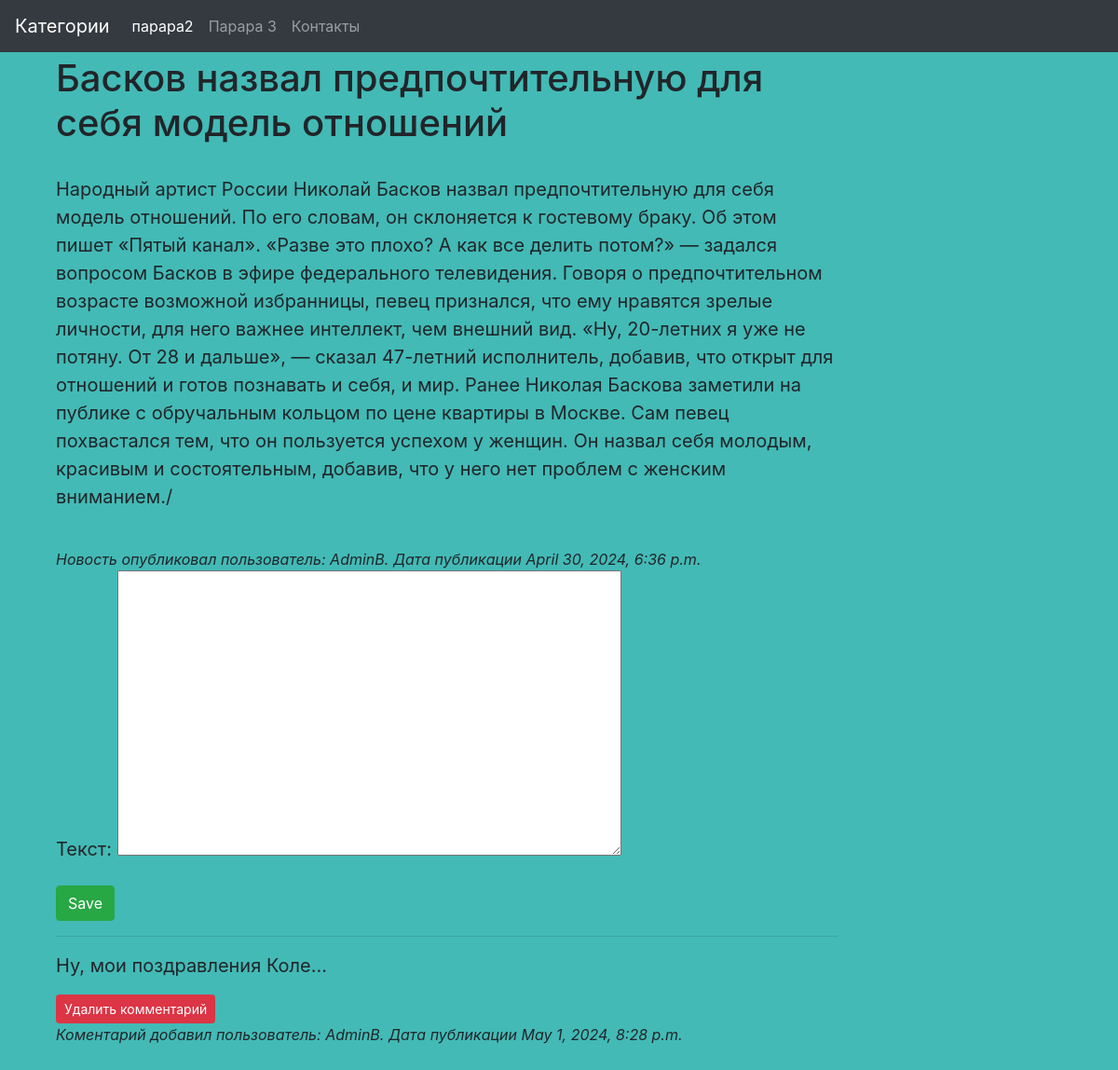
The page /single_post/3 on the database its author committed.
### blog/models.py (models this page shows, shortened)
class Posts(models.Model):
    text = models.TextField(verbose_name="Текст")
    summary = models.CharField(max_length=200, default="")
    title = models.CharField(verbose_name="Заголовок", max_length=255)
    author = models.ForeignKey(User, verbose_name="Автор", on_delete=models.CASCADE, default=User)
    update_date = models.DateTimeField(verbose_name="Дата обновления", auto_now=True)
    published = models.BooleanField(verbose_name="Публикация", default=False)
    category = models.ForeignKey(Category, verbose_name="Категории", on_delete=models.CASCADE)
    image = models.ImageField(verbose_name="Изображения", upload_to='blog/%Y/%m/%d/', height_field=300, width_field=300, null=True, blank=True)
    slug = models.SlugField(verbose_name='Слаг')
    class Meta:
        verbose_name = "Пост/Новость"
        verbose_name_plural = "Посты/Новости"

class Comments(models.Model):
    author = models.ForeignKey(User, verbose_name="Автор", on_delete=models.CASCADE)
    post = models.ForeignKey(Posts, verbose_name="Пост/Новость", on_delete=models.CASCADE)
    text = models.TextField(verbose_name="Текст")
    created_date = models.DateTimeField(verbose_name="Дата добавления коментария", auto_now_add=True)
    class Meta:
         verbose_name = "Коментарий"
         verbose_name_plural = "Коментарии"

### blog/views.py (the view)
# urls.py: path('single_post/<int:post_id>',views.show_single_post, name='show_single_post'),
def show_single_post(request, post_id):
    single_post = Posts.objects.get(pk=post_id)
    comments = Comments.objects.filter(post__id=post_id)
    if request.method == "POST":
        form = CommentForm(request.POST)
        if form.is_valid():
            post = form.save(commit=False)
            post.post = single_post
            post.author = request.user
            post.save()
        return redirect('blog:show_single_post', post_id=post_id)
    else:
        form = CommentForm
    content = {
        "form": form,
        "single_post": single_post,
        "comments": comments,
    }
    return render(request, "blog/single_post.html", content)

### blog/templates/blog/single_post.html (shortened to what this page needs)
{% extends "base.html" %}
{% block content %}
    <div>
        <h1>{{single_post.title}}</h1>
        <br>
        <div>
            <p>{{single_post.text}}/<p>
        </div>
        <br>
        <a><i> Новость опубликовал пользователь: {{single_post.author}}. Дата публикации {{single_post.update_date}}  </i></a>
    </div>
    <div>
        <form method="POST" class="post-form">
            {{ form.as_p }}
            <button type="submit" class="btn btn-success ">Save</button>
        </form>
    </div>
    <div>
        {% for comment in comments %}
        <hr>
        <td>
            <p> {{comment.text}} </p>
            <button class="btn btn-danger custom-btn btn-sm" onclick= "location.href='{% url 'blog:del_comment' comment.id %}'">Удалить комментарий</button></td>
            <br>
            <a><i> Коментарий добавил пользователь: {{comment.author}}. Дата публикации {{comment.created_date}}  </i></a>
        {% endfor %}
    </div>
{% endblock content %}

### static/blog/main.css (style rules this page uses)
body { background: rgba(33, 174, 169, 0.844); max-width: 80%; word-wrap: break-word; padding: 5%; }
a { color: rgb(53, 67, 108); }
p { font-size: 20px; }

### rows shown on the page
Posts: title "Басков назвал предпочтительную для себя модель отношений", text "Народный артист России Николай Басков назвал предпочтительную для себя модель отношений. По его словам, он склоняется к гостевому браку. Об этом пишет «Пятый канал». «Разве это плохо? А как все делить потом?» — задался вопросом Басков в эфире федерального телевидения. Говоря о предпочтительном возрасте возможной избранницы, певец признался, что ему нравятся зрелые личности, для него важнее интеллект, чем внешний вид. «Ну, 20-летних я уже не потяну. От 28 и дальше», — сказал 47-летний исполнитель, добавив, что открыт для отношений и готов познавать и себя, и мир. Ранее Николая Баскова заметили на публике с обручальным кольцом по цене квартиры в Москве. Сам певец похвастался тем, что он…", author "AdminB", update_date "April 30, 2024, 6:36 p.m."
Comments: text "Ну, мои поздравления Коле...", author "AdminB", created_date "May 1, 2024, 8:28 p.m."
